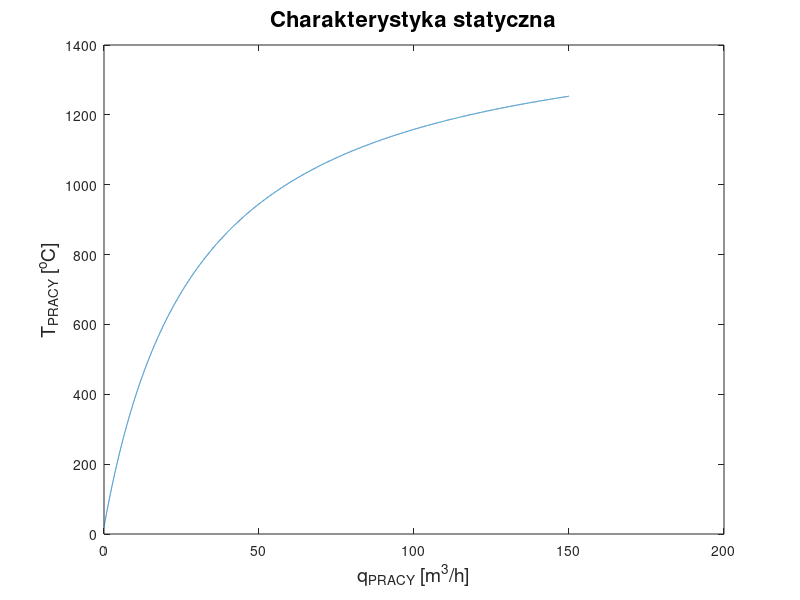

MATLAB code to generate this figure:
clc; clear all; close all;
%Dane
M=1000;             %[kg]
c=800;              %[J/(kg*K)]
m=300;              %[kg/m]
n=7;                %[1]
v=1;                %[m/h]
T0=20;              %[^oC]
Tp=1500;            %[^oC]
cs=1000;            %[J/(kg*K)]
gs=1;            %[kg/m^3]

A=(n+1)*gs*cs;
B=m*v*c;
qpracy=0:0.01:150;
Tpracy=(A*Tp*qpracy+B*T0)./(A*qpracy+B);

plot(qpracy,Tpracy);
title("Charakterystyka statyczna",'FontSize',16);
xlabel("q_P_R_A_C_Y [m^3/h]",'FontSize',14);
ylabel("T_P_R_A_C_Y [^oC]",'FontSize',14);